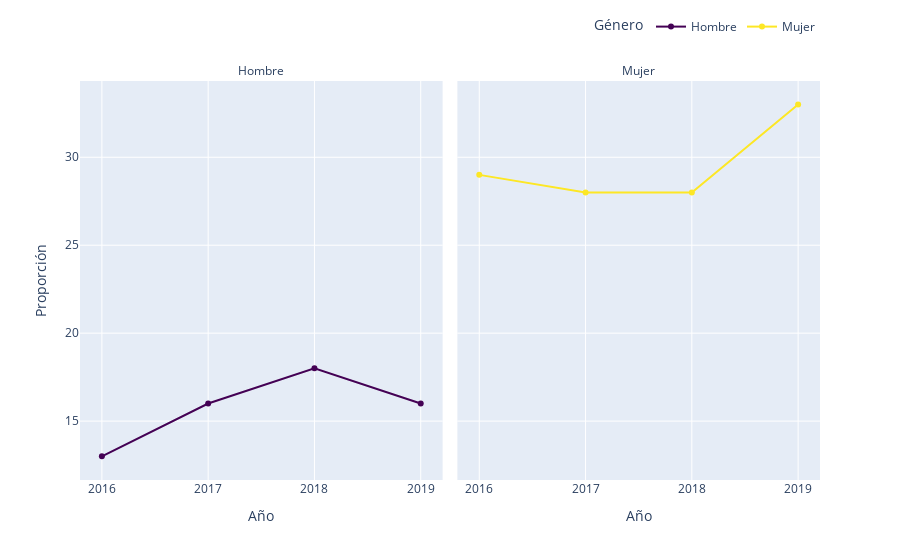

Here is the notebook cell this chart was saved with:
### Code cell
gf_sexo_ola=grafo_var('m0_sexo_fac','Género')
gf_sexo_ola

### Figure 1 — Plotly figure (JSON) as saved in the notebook; plotly's stock layout.template omitted (floating-point values rounded to 4 significant figures)
{"data": [{"hovertemplate": "Género=Hombre<br>Año=%{x}<br>Proporción=%{y}<extra></extra>", "legendgroup": "Hombre", "line": {"color": "#440154", "dash": "solid"}, "marker": {"symbol": "circle"}, "mode": "markers+lines", "name": "Hombre", "orientation": "v", "showlegend": true, "type": "scatter", "x": ["2016", "2017", "2018", "2019"], "xaxis": "x", "y": [13, 16, 18, 16], "yaxis": "y"}, {"hovertemplate": "Género=Mujer<br>Año=%{x}<br>Proporción=%{y}<extra></extra>", "legendgroup": "Mujer", "line": {"color": "#fde725", "dash": "solid"}, "marker": {"symbol": "circle"}, "mode": "markers+lines", "name": "Mujer", "orientation": "v", "showlegend": true, "type": "scatter", "x": ["2016", "2017", "2018", "2019"], "xaxis": "x2", "y": [29.0, 28.0, 28.0, 33], "yaxis": "y2"}], "layout": {"annotations": [{"font": {}, "showarrow": false, "text": "Hombre", "x": 0.245, "xanchor": "center", "xref": "paper", "y": 1, "yanchor": "bottom", "yref": "paper"}, {"font": {}, "showarrow": false, "text": "Mujer", "x": 0.755, "xanchor": "center", "xref": "paper", "y": 1, "yanchor": "bottom", "yref": "paper"}], "autosize": true, "legend": {"orientation": "h", "title": {"text": "Género"}, "tracegroupgap": 0, "x": 1, "xanchor": "right", "y": 1.1, "yanchor": "bottom"}, "margin": {"t": 60}, "xaxis": {"anchor": "y", "autorange": true, "domain": [0, 0.49], "range": [-0.198, 3.198], "title": {"text": "Año"}, "type": "category"}, "xaxis2": {"anchor": "y2", "autorange": true, "domain": [0.51, 1], "matches": "x", "range": [-0.198, 3.198], "title": {"text": "Año"}, "type": "category"}, "yaxis": {"anchor": "x", "autorange": true, "domain": [0, 1], "range": [11.45, 34.55], "title": {"text": "Proporción"}, "type": "linear"}, "yaxis2": {"anchor": "x2", "autorange": true, "domain": [0, 1], "matches": "y", "range": [11.45, 34.55], "showticklabels": false, "type": "linear"}}}
